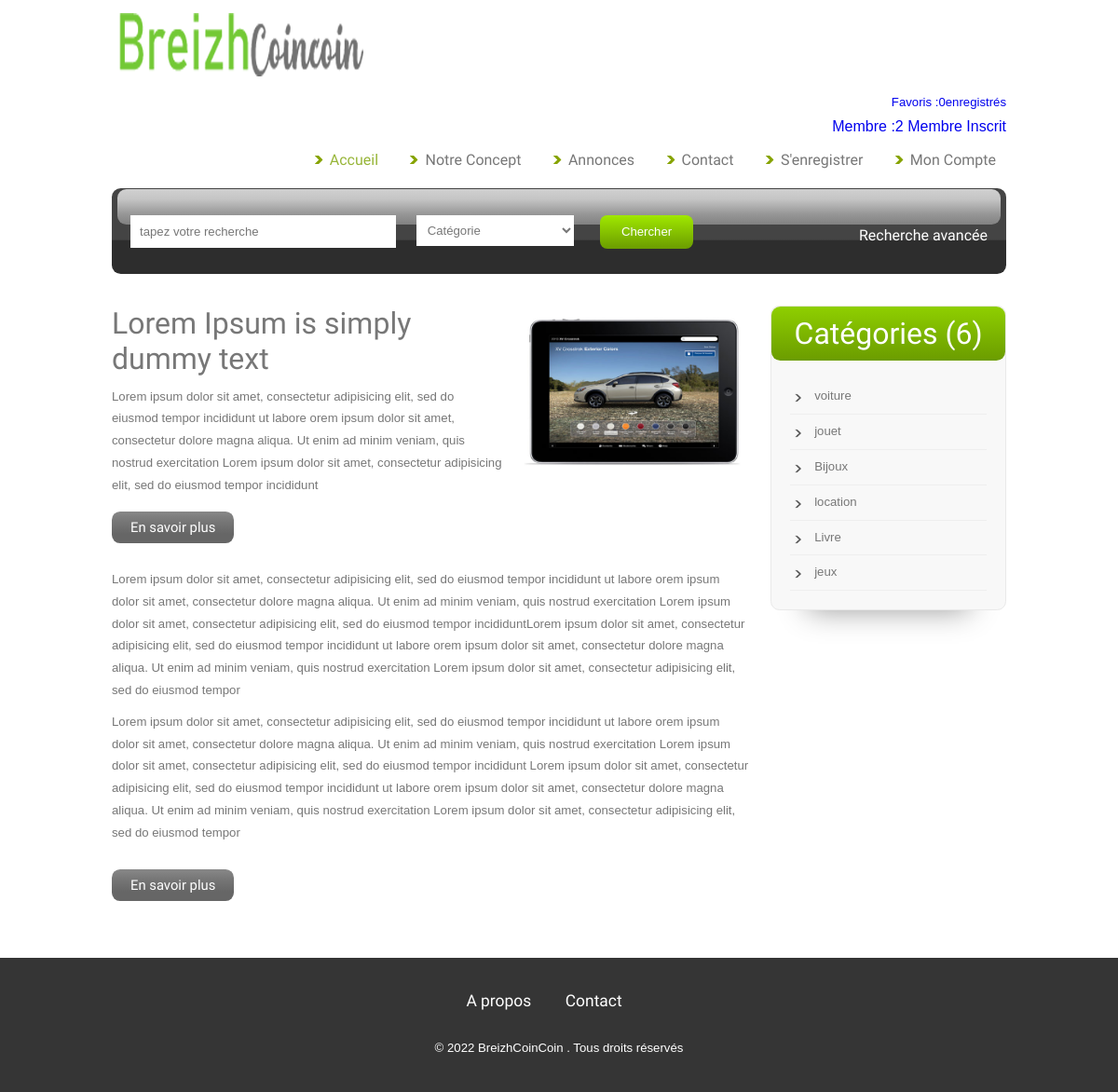
Page /apropos.php on the committed database.
### tables this page shows
CREATE TABLE IF NOT EXISTS `categorie` (
  `idcategorie` int(11) NOT NULL AUTO_INCREMENT,
  `nomcategorie` varchar(42) DEFAULT NULL,
  PRIMARY KEY (`idcategorie`)
);

### apropos.php (the view, shortened to what this page needs)
<?php
include("inc/top.php");
?>
<div class="main">
<div class="about">
		<div class="abt_para">
	    	 <a href="details.html"><h3>Lorem Ipsum is simply dummy text </h3></a>
		     <p>Lorem ipsum dolor sit amet, consectetur adipisicing elit, sed do eiusmod tempor incididunt ut labore orem ipsum dolor sit amet, consectetur dolore magna aliqua. Ut enim ad minim veniam, quis nostrud exercitation Lorem ipsum dolor sit amet, consectetur adipisicing elit, sed do eiusmod tempor incididunt</p>
			<div class="btn top-right"><a href="details.html">En savoir plus</a></div>
		 </div>
		 <div class="abt_img">
			<a href="details.html"><img src="images/pic1.jpg"></a>
		</div>
		<p>Lorem ipsum dolor sit amet, consectetur adipisicing elit, sed do eiusmod tempor incididunt ut labore orem ipsum dolor sit amet, consectetur dolore magna aliqua. Ut enim ad minim veniam, quis nostrud exercitation Lorem ipsum dolor sit amet, consectetur adipisicing elit, sed do eiusmod tempor incididuntLorem ipsum dolor sit amet, consectetur adipisicing elit, sed do eiusmod tempor incididunt ut labore orem ipsum dolor sit amet, consectetur dolore magna aliqua. Ut enim ad minim veniam, quis nostrud exercitation Lorem ipsum dolor sit amet, consectetur adipisicing elit, sed do eiusmod tempor</p>
		<p>Lorem ipsum dolor sit amet, consectetur adipisicing elit, sed do eiusmod tempor incididunt ut labore orem ipsum dolor sit amet, consectetur dolore magna aliqua. Ut enim ad minim veniam, quis nostrud exercitation Lorem ipsum dolor sit amet, consectetur adipisicing elit, sed do eiusmod tempor incididunt Lorem ipsum dolor sit amet, consectetur adipisicing elit, sed do eiusmod tempor incididunt ut labore orem ipsum dolor sit amet, consectetur dolore magna aliqua. Ut enim ad minim veniam, quis nostrud exercitation Lorem ipsum dolor sit amet, consectetur adipisicing elit, sed do eiusmod tempor</p>
		<div class="btn top-right"><a href="details.html">En savoir plus</a></div>
	</div>
<div class="sidebar">
<div class="s-main">
	<div class="s_hdr">
		<h2>Catégories
			<?php
		          $bd= Database::connect();
                 $req= "SELECT COUNT(*) FROM `categorie`  ";
                 $res=$bd->query($req);
                 $nbr=$res->fetchColumn();
                 echo'(';
		         echo $nbr;
		         echo ')';
			?>
		</h2>
	</div>
	<div class="text1-nav">
		<ul>
			<?php
                 $req= $bd->prepare("SELECT `nomcategorie` FROM `categorie` ORDER BY rand() ");
                 $req->execute();
                 while ($resultat=$req->fetch()) {
                  echo '<li><a href=""> ';
		          echo $resultat['nomcategorie' ];
		          echo '</a></li>';}
		?>
	    </ul>
	</div>
</div>
</div>
</div>
<?php
include("inc/bottom.php");
?>

### css/style.css (style rules this page uses)
html,body,div,span,applet,object,iframe,h1,h2,h3,h4,h5,h6,p,blockquote,pre,a,abbr,acronym,address,big,cite,code,del,dfn,em,img,ins,kbd,q,s,samp,small,strike,strong,sub,sup,tt,var,b,u,i,dl,dt,dd,ol,nav ul,nav li,fieldset,form,label,legend,table,caption,tbody,tfoot,thead,tr,th,td,article,aside,canvas,details,embed,figure,figcaption,footer,header,hgroup,menu,nav,output,ruby,section,summary,time,mark,audio,video { margin:0;padding:0;border:0;font-size:100%;font:inherit;vertical-align:baseline; }
ol,ul { list-style:none;margin:0;padding:0; }
a { text-decoration:none; }
img { max-width:100%; }
body { font-family: Arial, Geneva,Helvetica, sans-serif; font-size: 100%; background:#ffffff; }
.main { display: block; padding: 3.5% 0; }
.sidebar { float: left; width:26.333%; }
.s-main { background: #f8f8f8; margin-top: 30px; border: 1px solid rgb(233, 233, 233); box-shadow: 0 40px 30px -40px #999; -webkit-box-shadow: 0 40px 30px -40px #999; -moz-box-shadow: 0 40px 30px -40px #999; -o-box-shadow: 0 40px 30px -40px #999; border-radius: 0.6em; -webkit-border-radius: 0.6em; -moz-border-radius: 0.6em; -o-border-radius: 0.6em; }
.s-main:first-child { margin-top: 0; }
.s_hdr { background: -webkit-gradient(linear, 50% 0%, 50% 100%, color-stop(0%, #8fcf00), color-stop(100%, #6b9c00)); background: -webkit-linear-gradient(top, #8fcf00, #6b9c00); background: -moz-linear-gradient(top, #8fcf00, #6b9c00); background: -o-linear-gradient(top, #8fcf00, #6b9c00); background: linear-gradient(top, #8fcf00, #6b9c00); background-color: #7db500; border-color: #5a8200; border-radius: 0.6em; -webkit-border-radius: 0.6em; -moz-border-radius: 0.6em; -o-border-radius: 0.6em; }
.s_hdr h2 { padding: 10px; text-align: center; font-size: 2.0em; letter-spacing: 0px; color: #FFF; font-family: 'Cabin Condensed', sans-serif; }
.text1-nav { padding:20px; }
.text1-nav ul li { display:inline; }
.text1-nav ul li a { display: block; font-size: 0.825em; color: #777; letter-spacing: 0px; line-height: 2.8em; border-bottom: 1px solid #EEEEEE; }
.text1-nav ul li:before { margin-top: 12px; margin-right: 10px; content: url('../images/arrow1.png'); float: left; }
.btn { display: block; }
.btn a { display: inline-block; font-family: 'Cabin Condensed', sans-serif; font-size: 0.925em; border: none; padding: 8px 20px; color: #ffffff; cursor: pointer; background: rgb(136,136,136); background: -moz-linear-gradient(top, rgba(136,136,136,1) 0%, rgba(119,119,119,1) 30%, rgba(102,102,102,1) 71%); background: -webkit-gradient(linear, left top, left bottom, color-stop(0%,rgba(136,136,136,1)), color-stop(30%,rgba(119,119,119,1)), color-stop(71%,rgba(102,102,102,1))); background: -webkit-linear-gradient(top, rgba(136,136,136,1) 0%,rgba(119,119,119,1) 30%,rgba(102,102,102,1) 71%); background: -o-linear-gradient(top, rgba(136,136,136,1) 0%,rgba(119,119,119,1) 30%,rgba(102,102,102,1) 71%); background: -ms-linear-gradient(top, rgba(136,136,136,1) 0%,rgba(119,119,119,1) 30%,rgba(102,102,102,1) 71%); background: linear-gradient(to bottom, rgba(136,136,136,1) 0%,rgba(119,119,119,1) 30%,rgba(102,102,102,1) 71%); filter: progid:DXImageTransform.Microsoft.gradient( startColorstr='#888888', endColorstr='#666666',GradientType=0 ); border-radius: 0.6em; -webkit-border-radius: 0.6em; -moz-border-radius: 0.6em; -o-border-radius: 0.6em; }
.about { float: left; width: 71.333%; margin-right: 2.333%; }
.abt_para { float: left; width: 61.333%; margin-right: 2.333%; }
.abt_para h3 { font-size: 2.0em; color: #777; font-weight: 400; font-family: 'Cabin Condensed', sans-serif; }
.about p { margin-top:10px; line-height: 1.8em; font-size: 0.825em; color: #777; }
.abt_img { float:left; width: 36.333%; }
.top-right { margin:4% 0; }

### rows in the picture
categorie: nomcategorie "voiture"
categorie: nomcategorie "jouet"
categorie: nomcategorie "Bijoux"
categorie: nomcategorie "location"
categorie: nomcategorie "Livre"
categorie: nomcategorie "jeux"

### other values in the picture
$nbr "0"
$nbr_mbre "2"
$nbr "6"
